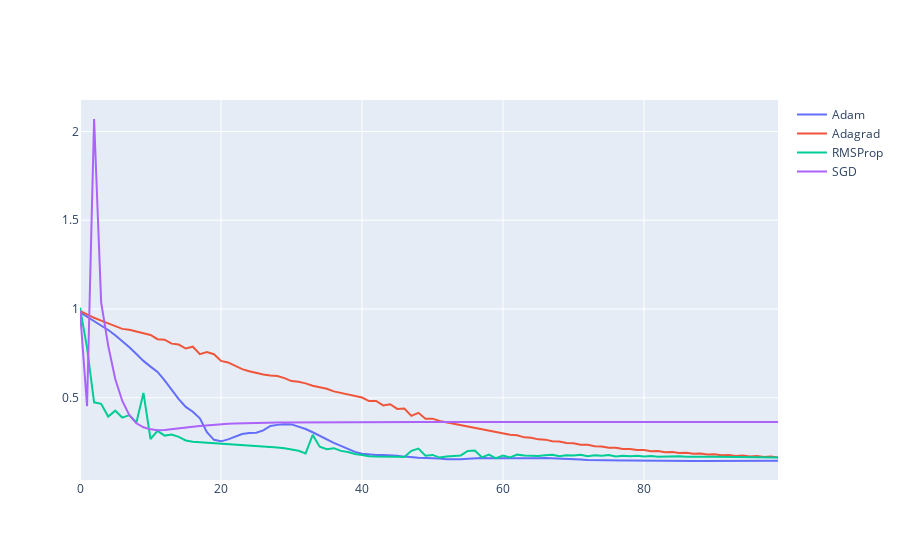

The cell this chart's notebook holds for it:
### Code cell
num_epochs = 100
learning_rate = 0.001

mape_values = [[], [], [], []]

model1 = nn.Sequential(nn.Linear(13, 4), nn.BatchNorm1d(num_features=4), nn.ReLU(),
                        nn.Linear(4, 4), nn.BatchNorm1d(num_features=4), nn.ReLU(), nn.Linear(4, 1))
model2 = nn.Sequential(nn.Linear(13, 4), nn.BatchNorm1d(num_features=4), nn.ReLU(),
                        nn.Linear(4, 4), nn.BatchNorm1d(num_features=4), nn.ReLU(), nn.Linear(4, 1))
model3 = nn.Sequential(nn.Linear(13, 4), nn.BatchNorm1d(num_features=4), nn.ReLU(),
                        nn.Linear(4, 4), nn.BatchNorm1d(num_features=4), nn.ReLU(), nn.Linear(4, 1))
model4 = nn.Sequential(nn.Linear(13, 4), nn.BatchNorm1d(num_features=4), nn.ReLU(),
                        nn.Linear(4, 4), nn.BatchNorm1d(num_features=4), nn.ReLU(), nn.Linear(4, 1))
    
optimizer1 = optim.Adam(model1.parameters(), lr=lr)
optimizer2 = optim.Adagrad(model2.parameters(), lr=lr)
optimizer3 = optim.RMSprop(model3.parameters(), lr=lr)
optimizer4 = optim.SGD(model4.parameters(), lr=lr)


criterion = nn.MSELoss()

for epoch in range(num_epochs):
    optimizer1.zero_grad()
    optimizer2.zero_grad()
    optimizer3.zero_grad()
    optimizer4.zero_grad()

    outputs1 = model1(X)
    outputs2 = model2(X)
    outputs3 = model3(X)
    outputs4 = model4(X)

    loss1 = criterion(outputs1, y)
    loss2 = criterion(outputs2, y)
    loss3 = criterion(outputs3, y)
    loss4 = criterion(outputs4, y)

    mape_values[0].append(mean_absolute_percentage_error(y, outputs1.detach()))
    mape_values[1].append(mean_absolute_percentage_error(y, outputs2.detach()))
    mape_values[2].append(mean_absolute_percentage_error(y, outputs3.detach()))
    mape_values[3].append(mean_absolute_percentage_error(y, outputs4.detach()))
        
    loss1.backward()
    loss2.backward()
    loss3.backward()
    loss4.backward()

    optimizer1.step()
    optimizer2.step()
    optimizer3.step()
    optimizer4.step()

fig = go.Figure([
    go.Scatter(name = 'Adam', x = torch.arange(epochs), y = mape_values[0]),
    go.Scatter(name = 'Adagrad', x = torch.arange(epochs), y = mape_values[1]),
    go.Scatter(name = 'RMSProp', x = torch.arange(epochs), y = mape_values[2]),
    go.Scatter(name = 'SGD', x = torch.arange(epochs), y = mape_values[3]),
    ])

fig.show()
